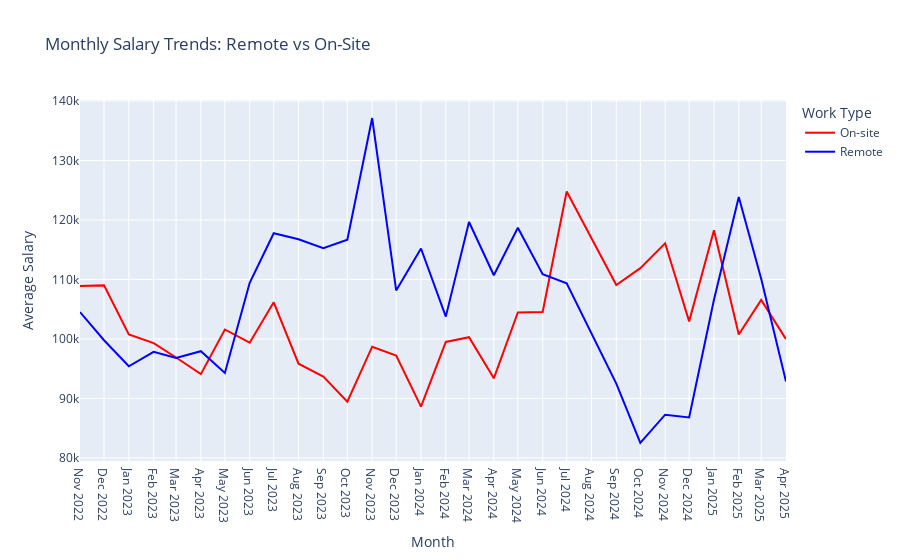

Here is the notebook cell this chart was saved with:
### Code cell
# Salary Trends: Remote vs On-Site

df['date_time'] = pd.to_datetime(df['date_time'])
df['year_month'] = df['date_time'].dt.to_period('M').dt.to_timestamp()
df['work_type'] = df['work_from_home'].apply(lambda x: 'Remote' if x == True else 'On-site')
monthly_avg = df.groupby(['year_month', 'work_type'])['salary_standardized'].mean().reset_index()

fig = px.line(
    monthly_avg,
    x='year_month',
    y='salary_standardized',
    color='work_type',
    title='Monthly Salary Trends: Remote vs On-Site',
    labels={'salary_standardized': 'Average Salary', 'year_month': 'Month'},
    color_discrete_map={'Remote': 'blue', 'On-site': 'red'}
)
fig.update_layout(
    xaxis_title='Month',
    yaxis_title='Average Salary',
    legend_title='Work Type',
    hovermode='x unified'
)
fig.update_xaxes(dtick='M1', tickformat='%b %Y')
fig.show()
